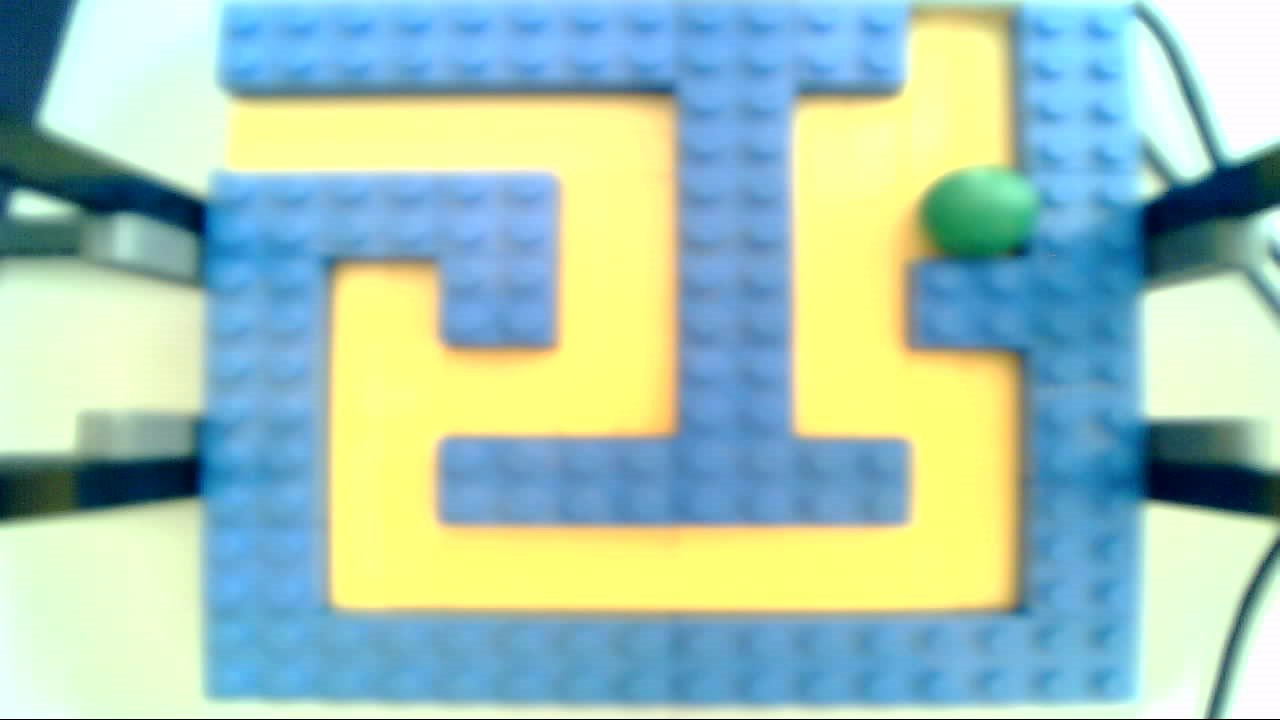
#> input picture images/slika3 (8).JPG, 1280 x 720 px, found by its file name
$ python getColor.py
#> lines starting #> are read from the running program, lines starting #| are printed output that depends on the picture; after the words box and inside, x2 and y2 are one past the last pixel; in counts of white or black regions, pixels touching at a corner belong together
import cv2
import numpy as np

def nothing(x):
	pass

obj_color_low = np.array([0,0,0])
obj_color_high = np.array([0,0,0])
kernel = np.ones((7,7),np.uint8)

frame = cv2.imread('slika3 (8).jpg')
#> frame is the input picture: shape (720, 1280, 3); mean B, G, R 182.5, 197.2, 163.7
cv2.namedWindow('noNoise')
cv2.namedWindow('Control Panel')
cv2.moveWindow('noNoise',20,0)
cv2.moveWindow('Control Panel',20,0)
#cv2.resizeWindow('noNoise',700,400)

cv2.createTrackbar('lowHue','Control Panel',0,180,nothing)
#> slider 'lowHue' is set to 36
cv2.createTrackbar('highHue','Control Panel',180,180,nothing)
cv2.createTrackbar('lowSaturation','Control Panel',0,255,nothing)
#> slider 'lowSaturation' is set to 51
cv2.createTrackbar('highSaturation','Control Panel',255,255,nothing)
cv2.createTrackbar('lowBrightness','Control Panel',0,255,nothing)
#> slider 'lowBrightness' is set to 51
cv2.createTrackbar('highBrightness','Control Panel',255,255,nothing)
cv2.createTrackbar('blur','Control Panel',1,10,nothing) # sesuje program ce prehitr slajdas


while(1):
	low_h = cv2.getTrackbarPos('lowHue','Control Panel')
	high_h = cv2.getTrackbarPos('highHue','Control Panel')
	low_s = cv2.getTrackbarPos('lowSaturation','Control Panel')
	high_s = cv2.getTrackbarPos('highSaturation','Control Panel')
	low_b = cv2.getTrackbarPos('lowBrightness','Control Panel')
	high_b = cv2.getTrackbarPos('highBrightness','Control Panel')
	obj_color_low = np.array([low_h,low_s,low_b])
	obj_color_high = np.array([high_h,high_s,high_b])
	blur_v = cv2.getTrackbarPos('blur','Control Panel')
	if blur_v == 0:
		blur_v =1

	hsv = cv2.cvtColor(frame,cv2.COLOR_BGR2HSV)
#> hsv: shape (720, 1280, 3); mean H, S, V 72.9, 107, 219.2
	blur = cv2.blur(hsv, (blur_v,blur_v))
	thresh = cv2.inRange(blur, obj_color_low, obj_color_high)
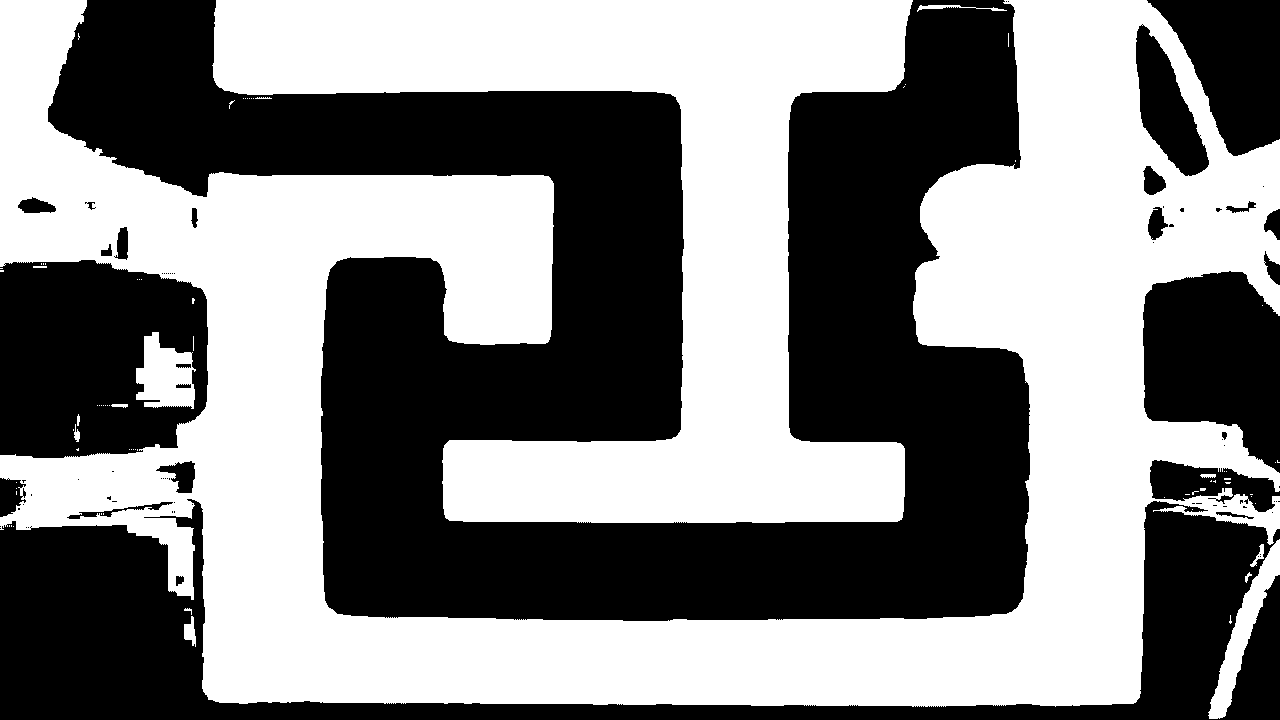
#> thresh: shape (720, 1280); 51.3% white; 77 black regions (52 under 20 px), largest, box (x1, y1, x2, y2) and area: (48, 0, 1030, 621) 291280, (0, 499, 1280, 720) 76361, (0, 260, 208, 458) 33746
	noNoise = cv2.morphologyEx(thresh, cv2.MORPH_OPEN, kernel)
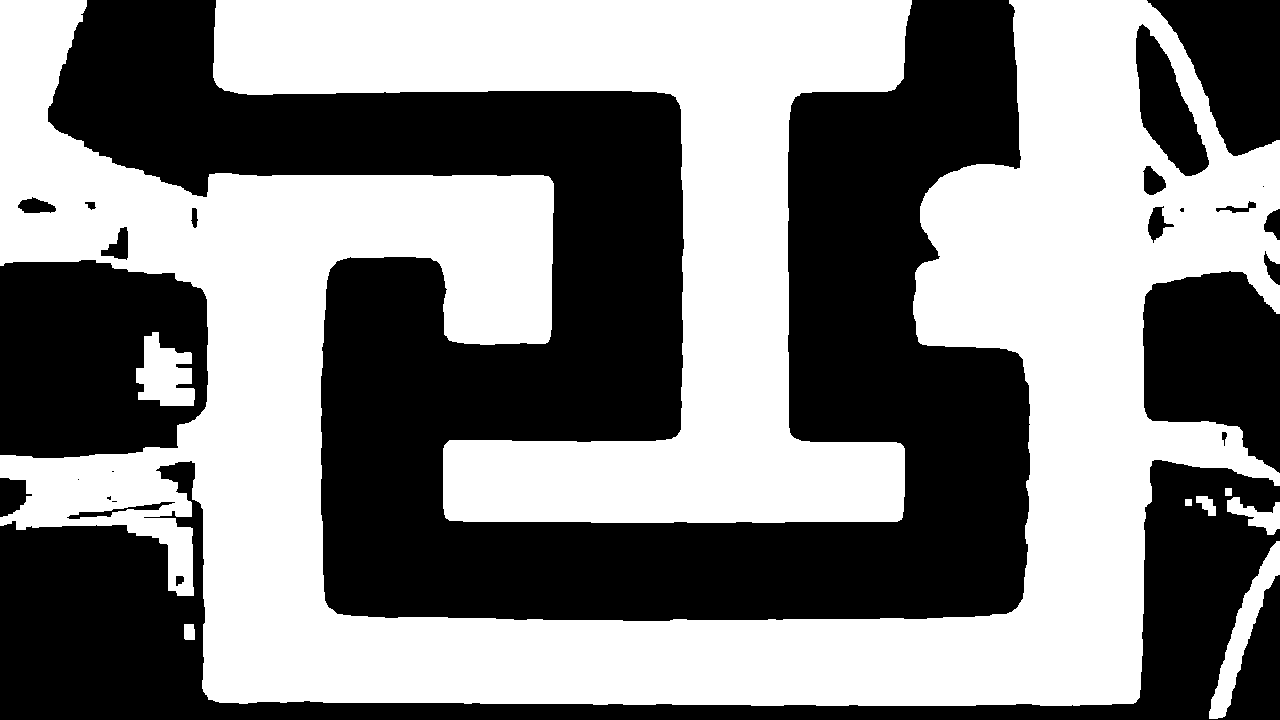
#> noNoise: shape (720, 1280); 51% white; 25 black regions (6 under 20 px), largest, box (x1, y1, x2, y2) and area: (48, 0, 1030, 621) 291749, (0, 460, 1280, 720) 82543, (0, 260, 208, 458) 34415


	cv2.imshow("noNoise",noNoise)

	k = cv2.waitKey(1) & 0xFF
#> (key Esc is pressed here)
	if k == 27: # PRESS ESC TO QUIT PROGRAM
		break
#cap.release()
